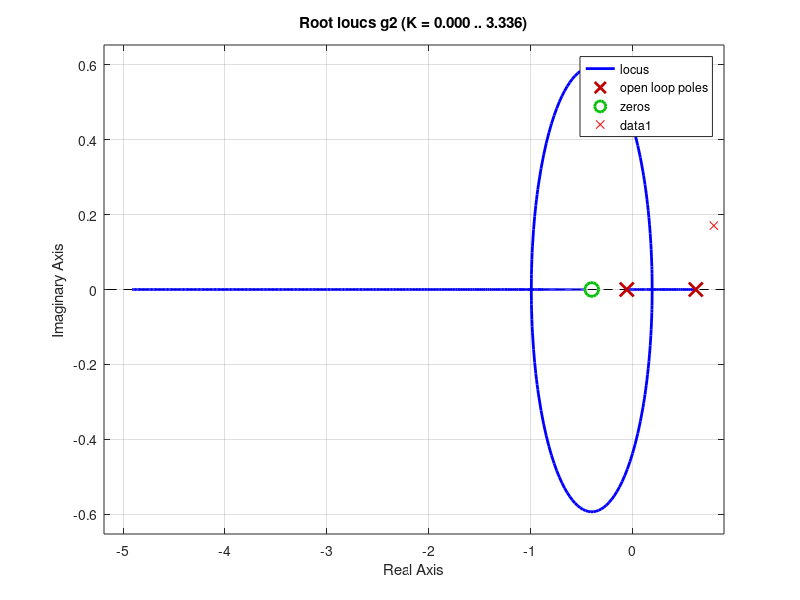
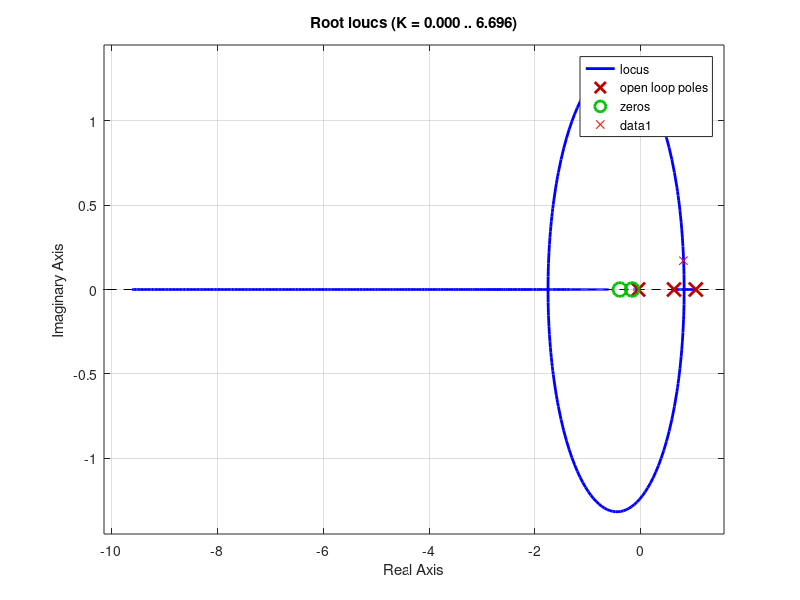

These charts were generated, in order, by the following MATLAB code:
ts = 0.2;
NIM = 26;

z = tf('z',ts);
tfSistemAwal = ( ( (2.1+NIM/10)*z )+(0.52*(1+NIM/10) ) ) / (z^2 - 0.57*z + 0.021*(1-NIM/10) ) 
gainP = 0.38;

% figure();
% step(gainP*tfSistemAwal)
% stepinfo(gainP*tfSistemAwal)
% 
% figure();
% step(feedback(gainP*tfSistemAwal,1))
% stepinfo(feedback(gainP*tfSistemAwal,1))
% 
% tfSistemAwalCont = d2c(tfSistemAwal);
% 
% figure();
% step(gainP*tfSistemAwalCont)
% stepinfo(gainP*tfSistemAwalCont)
% 
% figure();
% step(feedback(gainP*tfSistemAwalCont,1))
% stepinfo(feedback(gainP*tfSistemAwalCont,1))
% 
% figure();
% step(feedback(tfSistemAwalCont,1))
% stepinfo(feedback(tfSistemAwalCont,1))

g2 = gainP*tfSistemAwal
ts2 = 0.2;
figure();
rlocus(g2)

grid on;
hold on;
ks = 0.69010;
wn = 1.44906;

x = -ks*wn
y = wn*sqrt(1-ks^2)
s = x + i*y
zg = exp(s*ts2)

plot(zg,'rx')

% pole dan zero dari diagram root locus
p1 = 0.624;
p2 = -0.0539;
z1 = -0.398;

theta1 = rad2deg(angle(zg-p1))
theta2 = rad2deg(angle(zg-p2))
theta3 = rad2deg(angle(zg-z1))
remangle = theta1 + theta2 -theta3

thetapc = 144
thetazc = thetapc-remangle*2.8424

pc = 0.800789 - (0.170465/tan(deg2rad(thetapc)))
zc = 0.800789 - (0.170465/tan(deg2rad(thetazc)))

gc = tf([1 -zc],[1 -pc],ts2)

hold off;
figure();
rlocus(gc*g2);
hold on;
plot(zg,'rx');

a1 = abs(zg-p1)
a2 = abs(zg-p2)
a3 = abs(zg-pc)
a4 = abs(zg-z1)

b = abs(zg-zc)
kc = ((a1*a2*a3*a4)/b)
